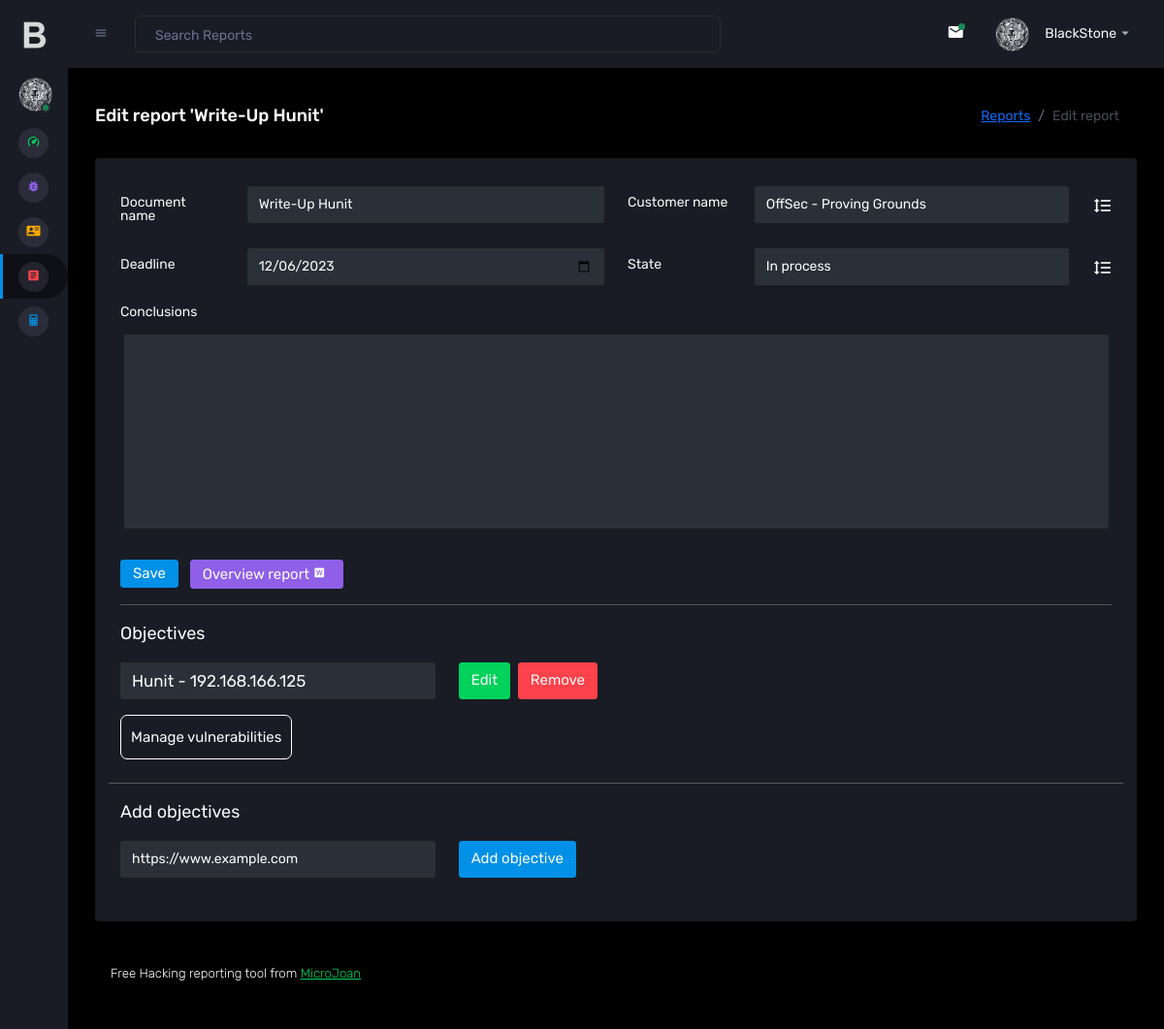
Screenshot of /BlackStone/editar_informe.php?id=3 (signed in) with the database file from the repository.
### tables this page shows
CREATE TABLE `informes` (
  `id` int(11) NOT NULL,
  `nombre_doc` varchar(255) DEFAULT NULL,
  `id_empresa_auditada` int(11) DEFAULT NULL,
  `vulnerabilidades` text DEFAULT NULL,
  `estado` text DEFAULT NULL,
  `fecha` date DEFAULT NULL,
  `recomendaciones` text DEFAULT NULL,
  `propuestas` text DEFAULT NULL,
  `conclusiones` text DEFAULT NULL
);

CREATE TABLE `empresas` (
  `id` int(11) NOT NULL,
  `nombre` text DEFAULT NULL,
  `web` text DEFAULT NULL,
  `dominio_correo` text DEFAULT NULL,
  `logo` text NOT NULL
);

CREATE TABLE `scope` (
  `id` int(11) NOT NULL,
  `url` text NOT NULL,
  `id_informe` int(11) NOT NULL,
  `orden` int(11) NOT NULL
);

### BlackStone/functions/traductor.php (called while the page is built, shortened)
<?php
function lang($sentencia){
    if($sentencia == "En proceso" && $_SESSION['idioma'] == "EN"){ $sentencia = "In process";};
    if($sentencia == "Terminado" && $_SESSION['idioma'] == "EN"){ $sentencia = "Finalized";};
    return $sentencia;
};
?>

### BlackStone/editar_informe.php (the view, shortened to what this page needs)
<!DOCTYPE html>
<?php
include("functions/traductor.php");
include("conexion.php");
$url = $_SERVER["REQUEST_URI"];
$urlArray = explode('=', $url);
$id_url = $urlArray[1];
?>
<html>
  <head>
    <link rel="stylesheet" href="assets/vendors/mdi/css/materialdesignicons.min.css">
    <link rel="stylesheet" href="assets/vendors/css/vendor.bundle.base.css">
    <link rel="stylesheet" href="assets/vendors/jvectormap/jquery-jvectormap.css">
    <link rel="stylesheet" href="assets/vendors/flag-icon-css/css/flag-icon.min.css">
    <link rel="stylesheet" href="assets/vendors/owl-carousel-2/owl.carousel.min.css">
    <link rel="stylesheet" href="assets/vendors/owl-carousel-2/owl.theme.default.min.css">
    <link rel="stylesheet" href="assets/css/style.css">
  </head>
  <body class="sidebar-icon-only">
    <div class="container-scroller">
    <?php
      include("nav.php");
    ?>
      <div class="container-fluid page-body-wrapper">
        <nav class="navbar p-0 fixed-top d-flex flex-row">
          <div class="navbar-menu-wrapper flex-grow d-flex align-items-stretch">
            <button class="navbar-toggler navbar-toggler align-self-center" type="button" data-toggle="minimize">
              <span class="mdi mdi-menu"></span>
            </button>
            <ul class="navbar-nav w-100">
              <li class="nav-item w-100">
                <form class="nav-link mt-2 mt-md-0 d-none d-lg-flex search">
                  <input type="text" class="form-control" placeholder="<?php echo lang("Search Reports"); ?>">
                </form>
              </li>
            </ul>
            <ul class="navbar-nav navbar-nav-right">
              <li class="nav-item dropdown border-left">
                <a class="nav-link count-indicator dropdown-toggle" id="messageDropdown" href="#" data-bs-toggle="dropdown" aria-expanded="false">
                  <i class="mdi mdi-email"></i>
                  <span class="count bg-success"></span>
                </a>
              </li>
              <li class="nav-item dropdown">
                <a class="nav-link" id="profileDropdown" href="#" data-bs-toggle="dropdown">
                  <div class="navbar-profile">
                    <img class="img-xs rounded-circle" src="assets/images/faces/black-stone.png" alt="">
                    <p class="mb-0 d-none d-sm-block navbar-profile-name">BlackStone</p>
                    <i class="mdi mdi-menu-down d-none d-sm-block"></i>
                  </div>
                </a>
              </li>
            </ul>
          </div>
        </nav>
        <div class="main-panel">
          <div class="content-wrapper">
          <?php
                $sentencia = "select * from informes where id=".$id_url;
                $consulta = mysqli_query($conexion, $sentencia) or die("Error de Consulta");
                while($fila= mysqli_fetch_array($consulta)){
                  $nombre_doc=$fila['nombre_doc'];
                  $id_empresa_auditada=$fila['id_empresa_auditada'];
                  $estado=$fila['estado'];
                  $fecha=$fila['fecha'];
                  $conclusiones0=$fila['conclusiones'];
                  $sentencia_empresa = "select * from empresas where id=".$id_empresa_auditada;
                  $consulta_empresa = mysqli_query($conexion, $sentencia_empresa) or die("Error de Consulta empresas");
                  while($fila= mysqli_fetch_array($consulta_empresa)){
                      $id_empresa=$fila['id'];
                      $nombre_empresa=$fila['nombre'];
                      $empresa_auditada_seleccionada= "<option value=".$id_empresa.">".$nombre_empresa."</option>";
                  }
                }
            ?>
            <div class="page-header">
              <h3 class="page-title"> <?php echo lang("Edit report"); echo " "."'".$nombre_doc."'"?> </h3>
              <nav aria-label="breadcrumb">
                <ol class="breadcrumb">
                  <li class="breadcrumb-item"><a href="informes.php"><?php echo lang("Reports");?></a></li>
                  <li class="breadcrumb-item active" aria-current="page"><?php echo lang("Edit report");?></li>
                </ol>
              </nav>
            </div>
            <div class="row">
              <div class="col-12 grid-margin">
                <div class="card">
                  <div class="card-body">
                    <form class="form-sample" form action="" method="post">
                      <div class="row">
                        <div class="col-md-6">
                          <div class="form-group row">
                            <label class="col-sm-3 col-form-label"><?php echo lang("Document name"); ?></label>
                            <div class="col-sm-9">
                              <input type="text" class="form-control" id="nombre_doc" name="nombre_doc" value="<?php echo $nombre_doc ?>" style="color:white;">
                            </div>
                          </div>
                        </div>
                        <div class="col-md-6">
                          <div class="form-group row">
                            <label class="col-sm-3 col-form-label"><?php echo lang("Customer name");?></label>
                            <div class="col-sm-8 col-8">
                              <select class="form-control" id="id_empresa_auditada" style="color:white" name="id_empresa_auditada" required>
                                <?php echo $empresa_auditada_seleccionada ?>
                              </select>
                            </div>
                            <label class="col-sm-1 col-1 col-form-label"><i class="mdi mdi-format-line-spacing fs-5"></i></label>
                          </div>
                        </div>
                      </div>
                      <div class="row">
                        <div class="col-md-6">
                          <div class="form-group row" style="color:white;">
                            <label class="col-sm-3 col-form-label"><?php echo lang("Deadline"); ?></label>
                            <div class="col-sm-9">
                              <input type="date" class="form-control" id="fecha" name="fecha" style="color:white;" value="<?php echo $fecha?>">
                            </div>
                          </div>
                        </div>
                        <div class="col-md-6">
                          <div class="form-group row">
                            <label class="col-sm-3 col-form-label"><?php echo lang("State");?></label>
                            <div class="col-sm-8 col-8">
                              <select class="form-control" id="estado" style="color:white" name="estado">
                                <option value="<?php echo $estado ?>"><?php echo lang($estado); ?></option>
                              </select>
                            </div>
                            <label class="col-sm-1 col-1 col-form-label"><i class="mdi mdi-format-line-spacing fs-5"></i></label>
                          </div>
                        </div>
                        <div class="col-md-12" style="width:97%">
                          <div class="form-group row">
                            <label for="col-sm-3 col-form-label"><?php echo lang("Conclusions");?></label>
                            <textarea class="form-control m-3 text-white" name="conclusiones" id="conclusiones" style="height:200px;"><?php echo $conclusiones0 ?></textarea>
                          </div>
                        </div>
                      </div>
                      <button type="submit" name="guardar_cambios_informe" id="guardar_cambios_informe" class="btn btn-primary me-2"><?php echo lang("Save"); ?></button>
                      <a type="button" href="gen_word_tecnico.php?id=<?php echo $id_url ?>" target="_blank" class="btn btn-info me-2"><?php echo lang("Overview report"); ?>&nbsp;<i class="mdi mdi-file-word-box" style="font-size:13px"></i></a>
                    </form>
                    <hr>
                    <div class="row">
                      <div class="col-md-12">
                      <label class="page-title pb-3"><?php echo lang("Objectives"); ?></label>
                      <form id="form_interna" action="" method="post">
                        <div class="row">
                        <?php
                          $sentencia = "select * from scope where id_informe=".$id_url;
                          $consulta = mysqli_query($conexion, $sentencia) or die("Error de Consulta");
                          $contador_java = 0;
                          while($fila= mysqli_fetch_array($consulta)){
                            $id_scope=$fila['id'];
                            $url_scope=$fila['url'];
                            $texto_vulns= lang("Vulnerabilities associated with");
                            echo '
                                <div class="col-sm-1 d-none">
                                    <div class="form-group">
                                        <input type="text" class="form-control" value="'.$id_scope.'" name="id">
                                    </div>
                                </div>
                                <div class="col-sm-4">
                                    <div class="form-group">
                                        <span type="text" class="form-control" style="color:white; font-size: 17px;">'.$url_scope.'</span>
                                    </div>
                                </div>
                                <div class="col-sm-3">
                                  <div class="form-group d-flex">
                                      <a type="submit" class="btn btn-success" href="editar_scope.php?id='.$id_url.'" style="padding-top: 10px;">'.lang("Edit").'</a>
                                      &nbsp;&nbsp;
                                      <button type="submit" class="btn btn-danger" name="eliminar_objetivo" value="'.$id_scope.'" style="height:38px;">'.lang("Remove").'</button>
                                  </div>
                                </div>
                                <div class="col-sm-12">
                                    <input type="checkbox" id="mostrar'.$contador_java.'">
                                    <label for="mostrar'.$contador_java.'" style="border: 1px white solid; padding: 10px; border-radius: 7px;">
                                      <span style="font-size:15px;">'.lang("Manage vulnerabilities").'</span>
                                    </label>
                                    <div class="col-sm-12" id="contenido'.$contador_java.'" style="background-color:#0f1015; border-radius:10px; padding:15px; margin-top: 15px;">
                                    <div class="row">
                                      <div class="col-md-12">
                                        <label class="page-title pb-3">'.$texto_vulns.' '.$url_scope.':</label>
                                      </div>
                                      <center>
                                      <table class="table table-bordered" style="width:700px;">
                                      </tbody>';
                                        echo'
                                          </tbody>
                                        </table>
                                      </center>
                                    </div>
                                    <div class="row">
                                      <div class="col-md-12">
                                          <label class="page-title pb-3">';
                                          echo'
                                            </label>
                                            <input type="text" class="form-control" id="busqueda_'.$id_scope.'" placeholder="'.lang("Search Vulnerabilities...").'" style="color:white;">
                                          <br>
                                        <div class="card" style="overflow:scroll; height:420px">';
                                        ?>
                                      <?php
                                      $insertar_vulns = lang("Add vulns");
                                        echo '
                                        </div>
                                        <br><button type="submit" class="btn btn-success" id="insertar_vuln_scope" name="insertar_vuln_scope" value="'.$id_scope.'">'.$insertar_vulns.'</button>
                                      </div>
                                    </div>
                                    </div><br><br>
                                </div>
                                ';
                                $contador_java ++;
                          }
                        ?>
                            <hr>
                            <label class="page-title pb-3"><?php echo lang("Add objectives"); ?></label>
                            <div class="col-sm-4">
                                <div class="form-group">
                                    <input type="text" class="form-control" value="https://www.example.com" name="url" style="color:white">
                                </div>
                            </div>
                            <div class="col-sm-3">
                                <div class="form-group d-flex">
                                    <input type="submit" class="btn btn-primary" name="añadir_objetivo" value="<?php echo lang("Add objective"); ?>" style="height: 38px;">
                                </div>
                            </div>
                        </div>
                      </form>
                      </div>
                    </div>
                  </div>
                </div>
              </div>
            </div>
          <footer class="footer">
            <div class="d-sm-flex justify-content-center justify-content-sm-between">
              <span class="float-none float-sm-right d-block mt-1 mt-sm-0 text-center"> <?php echo lang("Free Hacking reporting tool from ");?> <a href="https://microjoan.com/" target="_blank">MicroJoan</a></span>
            </div>
          </footer>
        </div>
      </div>
    </div>
  </body>
</html>

### rows the page displays
informes: nombre_doc "Write-Up Hunit", fecha "12/06/2023", estado "In process"
empresas: id_empresa_auditada "OffSec - Proving Grounds"
scope: url "Hunit - 192.168.166.125", $id_scope 20 (drawn)

### other values shown
lang("Edit report") "Edit report"
lang("Reports") "Reports"
lang("Document name") "Document name"
lang("Customer name") "Customer name"
lang("Deadline") "Deadline"
lang("State") "State"
lang("Conclusions") "Conclusions"
lang("Save") "Save"
lang("Overview report") "Overview report"
lang("Objectives") "Objectives"
lang("Add objectives") "Add objectives"
lang("Free Hacking reporting tool from ") "Free Hacking reporting tool from"
